Frame 1 (no input): blank canvas, image omitted
Frame 60 (no input): blank canvas, image omitted
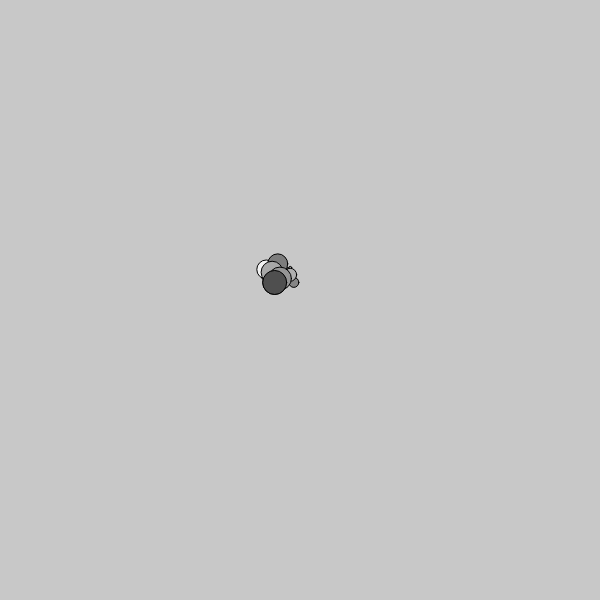
Frame 120 (the mouse pressed at the canvas centre since frame 60)

The p5.js sketch whose frames 1 and 60 were blank and that drew this single picture after the mouse press (run headless with seeded random() and noise() and a simulated clock; from frame 60 on, the mouse is pressed at the canvas centre):

// p5.js sketch
// ── sketch.js
var particles = [];

function Particle(x,y){
  this.x = x;
  this.y = y;

  this.history = [];

  this.update = function(){
    this.x += random(-10,10);
    this.y += random (-10,10);

    for (var i =0; i < this.history.length; i++){
      this.history[i].x += random(-2,2);
      this.history[i].y += random(-2,2);
    }

    var v = createVector(this.x , this.y);
    this.history.push(v);
    if(this.history.length>25){
      this.history.splice(0,1);
    }
  }

  this.show = function(){
    stroke(0);
    fill(0,150);
    ellipse(this.x , this.y ,24,24);

    noFill();
    beginShape();
    for (var i = 0 ; i < this.history.length ; i++){
      var pos = this.history[i];
      fill(random(255));
      ellipse(pos.x, pos.y,i,i);
      //vertex(pos.x , pos.y);
    }
    endShape();
  }
}

function setup(){
  createCanvas(600,600);
}

function mousePressed(){
  particles.push(new Particle(mouseX,mouseY));
}

function draw(){
  background(200);
  for (var i = 0;i < particles.length; i++){
    particles[i].update();
    particles[i].show();
  }

  //line(frameCount, 0 ,frameCount , height);
}
